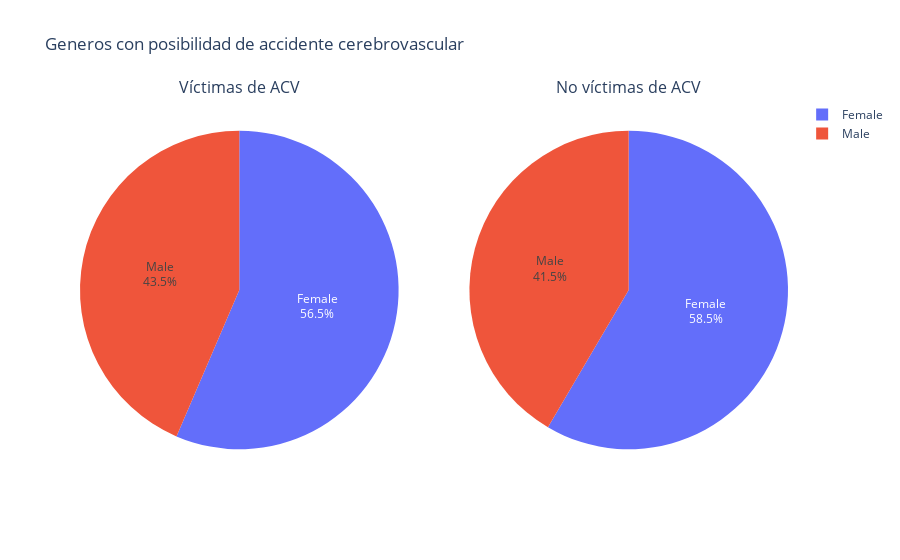

The notebook cell saved with this chart:
### Markdown cell above
##### Género

### Code cell
fig = make_subplots(
    rows=1, cols=2,
    specs=[[{"type": "domain"}, {"type": "domain"}]],
    subplot_titles=("Víctimas de ACV", 
                    "No víctimas de ACV")
)

grupo_gender = df_stroke.groupby(['gender'])['stroke'].count().reset_index()
fig.add_trace(go.Pie(values=grupo_gender['stroke'], labels=grupo_gender['gender'], textinfo='label+percent'),
              row=1, col=1)

grupo_gender = df_stroke_NO.groupby(['gender'])['stroke'].count().reset_index()
fig.add_trace(go.Pie(values=grupo_gender['stroke'], labels=grupo_gender['gender'], textinfo='label+percent'),
              row=1, col=2)

fig.update_layout(title='Generos con posibilidad de accidente cerebrovascular', height=500)

fig.show()

### Figure 1 — Plotly figure (JSON) as saved in the notebook; plotly's stock layout.template omitted (floating-point values rounded to 4 significant figures)
{"data": [{"domain": {"x": [0, 0.45], "y": [0, 1]}, "labels": ["Female", "Male"], "textinfo": "label+percent", "type": "pie", "values": [140, 108]}, {"domain": {"x": [0.55, 1], "y": [0, 1]}, "labels": ["Female", "Male"], "textinfo": "label+percent", "type": "pie", "values": [2767, 1966]}], "layout": {"annotations": [{"font": {"size": 16}, "showarrow": false, "text": "Víctimas de ACV", "x": 0.225, "xanchor": "center", "xref": "paper", "y": 1, "yanchor": "bottom", "yref": "paper"}, {"font": {"size": 16}, "showarrow": false, "text": "No víctimas de ACV", "x": 0.775, "xanchor": "center", "xref": "paper", "y": 1, "yanchor": "bottom", "yref": "paper"}], "autosize": true, "title": {"text": "Generos con posibilidad de accidente cerebrovascular"}}}
